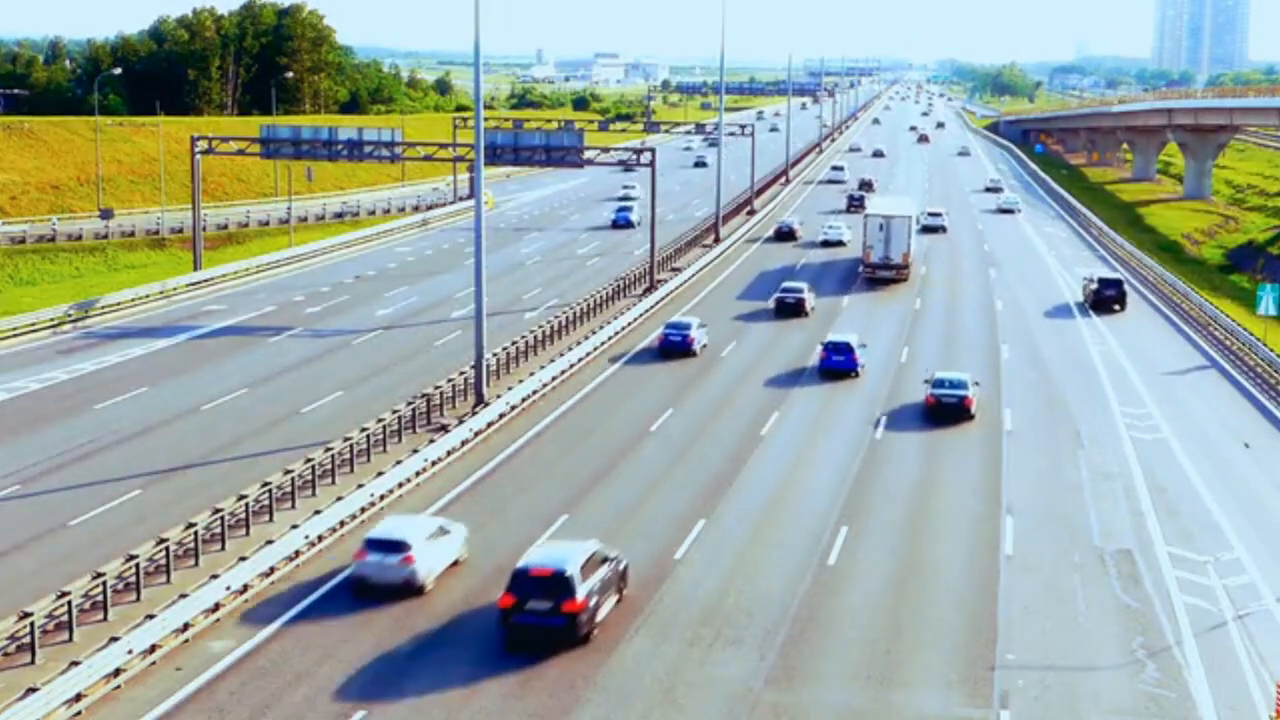
#> input picture frame 39 of data/4.mp4, 1280 x 720 px
$ python vehicle_detection.py   (older library calls are emulated)
#> lines starting #> are read from the running program, lines starting #| are printed output that depends on the picture
import cv2
import numpy as np
from KalmanFilter import KalmanFilter


class vehicle_detection(object):
    def __init__(self, STREAM_URL, skip_steps=15, replicate=False, cutoff=5000, thresh_low=15000, thresh_mid=35000, thresh_high=75000):
        """
        > a frame-stream object
        > frame object- keeping it central to entire class
        > skip_steps to take snapshots at certain steps to
          detect motion.
        """
        self.STREAM_URL = STREAM_URL
        self.cam = cv2.VideoCapture(self.STREAM_URL)
        self.frame = None
        self.bg = None
        self.skip_steps = skip_steps
        self.crop_cord = [1, 1, 100000, 100000]
        self.replicate = replicate
        self.cutoff = cutoff
        self.dist_threshold = 50
        self.vehicles = list()
        self.thresh_low = thresh_low
        self.thresh_mid = thresh_mid
        self.thresh_high = thresh_high
        self.type1_count = 0
        self.type2_count = 0
        self.type3_count = 0
        self.type4_count = 0


    # [19 lines left out: function region_selector, not called in this run]


    def get_frame(self, smooth=False):
        """
        Function to read the frames from the stream-object
        created as a class-member.
        """
#> called with smooth = False
        count = 0
        frame = None
        while count != self.skip_steps:
            frame = self.cam.read()[1]
#> frame is the input picture: shape (720, 1280, 3); mean B, G, R 167.9, 171.4, 156.9
            if smooth:
                break
            count += 1
        self.frame = frame[min(self.crop_cord[1], self.crop_cord[3]):max(self.crop_cord[1], self.crop_cord[3]),
                           min(self.crop_cord[0], self.crop_cord[2]):max(self.crop_cord[0], self.crop_cord[2])]


    def configure(self, region_selection=True):
        """
        This method is executed before running the project in full capacity.
        Here, we can define a specific region as ROI for vehicle detection and
        also specify the mode of operation- with prev_frames or specified background
        """
        if region_selection:
            self.first_click = True
            self.box_builder = self.crop_cord.copy()
            self.get_frame()
            cv2.namedWindow("region_selector")
            cv2.setMouseCallback('region_selector', self.region_selector)
            text = "(config_mode) Drag mouse to define ROI and press q when complete"
            while True:
                cv2.imshow("region_selector", self.frame)
                cv2.putText(self.frame, text, (0,50), cv2.FONT_HERSHEY_SIMPLEX, 1, (255,0,0), 2)
#> self.frame: shape (719, 1279, 3); mean B, G, R 168.2, 169.9, 155.6
                if cv2.waitKey(1) == ord('q'):
#> (key q is pressed here)
                    break
            self.cam = cv2.VideoCapture(self.STREAM_URL)
            self.crop_cord = self.box_builder.copy()
            cv2.destroyAllWindows()
        if not self.replicate:
            self.get_frame()
            frame = np.float64(self.frame)
#> frame: shape (719, 1279, 3) float64
            count = 0
            while True:
                self.get_frame(smooth=True)
#> call 3 of get_frame, with smooth = True
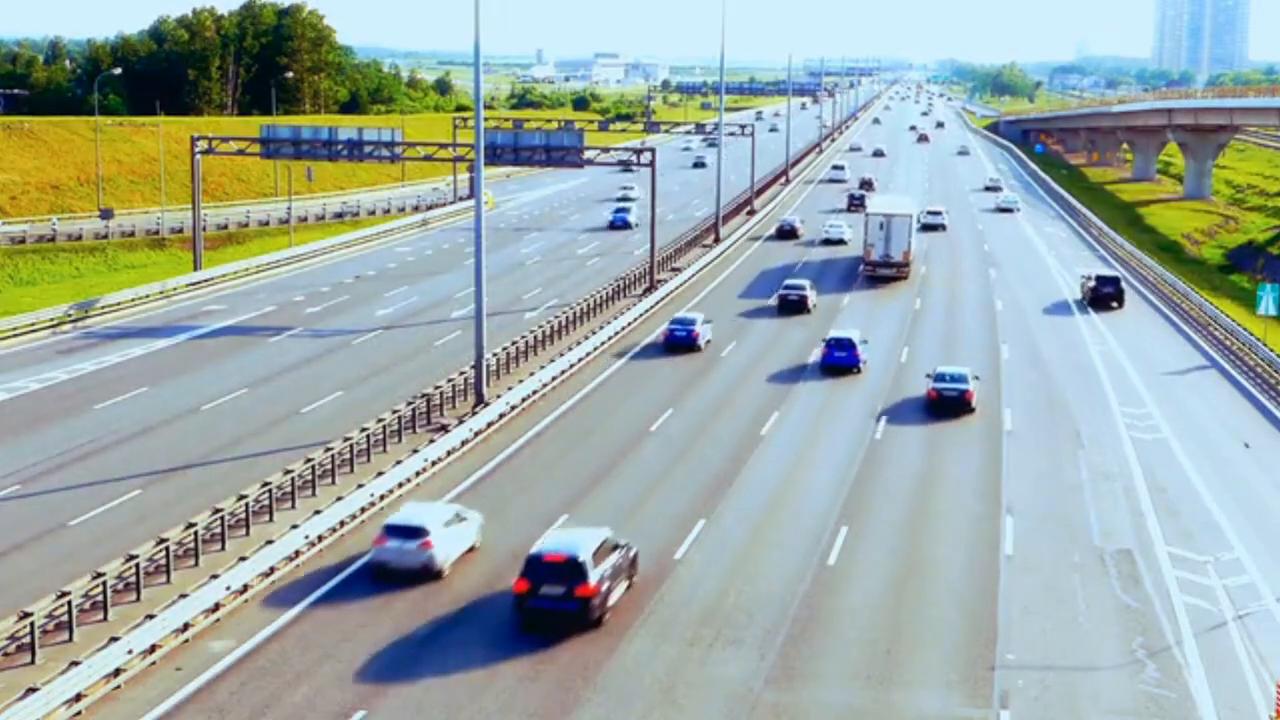
#> input picture frame 40 of data/4.mp4, 1280 x 720 px
#> in get_frame, frame is the input picture: shape (720, 1280, 3); mean B, G, R 168, 171.6, 157.2
                cv2.accumulateWeighted(np.float64(self.frame), frame, 0.009)
                frame_disp = cv2.convertScaleAbs(frame)
#> frame: shape (719, 1279, 3) float64
                text = "(bg_selection) Press q to end"
                cv2.putText(frame_disp, text, (0,50), cv2.FONT_HERSHEY_SIMPLEX, 1, (0,0,255), 2)
#> frame_disp: shape (719, 1279, 3); mean B, G, R 167.4, 170.9, 157.4
                cv2.imshow("BG Construction", frame_disp)
                if cv2.waitKey(1) == ord('q'):
#> (key q is pressed here)
                    break
                count += 1
            frame = cv2.convertScaleAbs(frame)
            frame = cv2.cvtColor(frame, cv2.COLOR_BGR2GRAY)
#> frame: shape (719, 1279)
            frame = cv2.GaussianBlur(frame, (21, 21), 0)
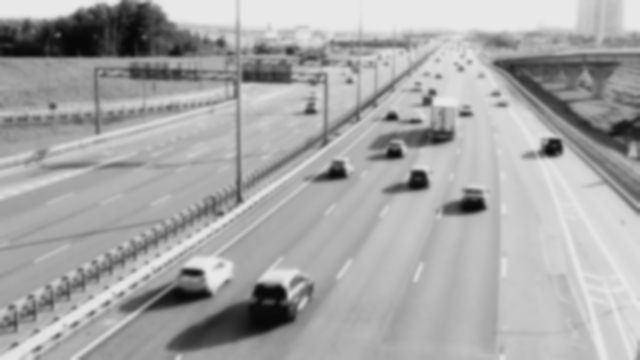
#> frame: shape (719, 1279) (shown at 1/2 size); min 7, max 233, mean 166.6
            self.bg = frame.copy()
            self.cam = cv2.VideoCapture(self.STREAM_URL)
            cv2.destroyAllWindows()


    def pre_process_frame(self):
        """
        This method applies all the pre-processing steps on the
        frame required for optimum performance.
        """
        result = cv2.cvtColor(self.frame, cv2.COLOR_BGR2GRAY)
        if self.replicate:
            result = (((result/255.0)**np.float(self.gamma))*255).astype(np.uint8)
            # [4 lines of commented-out code are left out]
        result = cv2.GaussianBlur(result, (21, 21), 0)
        return result


    # [46 lines left out: functions draw_bounding_Box, update_types, get_types, not called in this run]


    def detect_motion(self, prev_frame, frame):
        """
        This is the primary method to detect the motion between a old
        snapshot and current frame (separated by skip_steps number of frames)
        """
        # Taking absolute differece of frames at skip_steps step.
        frameDeltaLast = cv2.absdiff(prev_frame, frame)
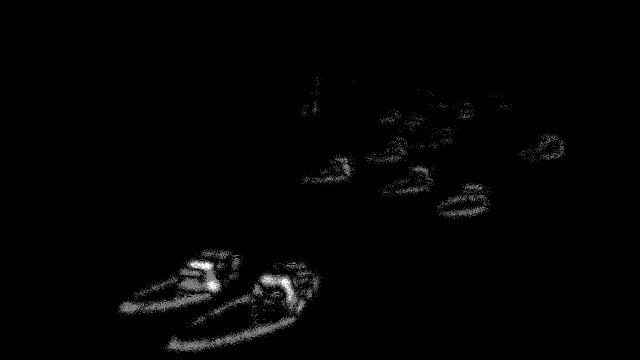
#> frameDeltaLast: shape (719, 1279) (shown at 1/2 size); min 0, max 2, mean 0.024; drawn with min black and max white
        frameDeltaLast = cv2.threshold(frameDeltaLast, 25, 255, cv2.THRESH_BINARY)[1]
#> frameDeltaLast: shape (719, 1279); every value is 0
        frameDeltaLast = cv2.dilate(frameDeltaLast, None, iterations=5)
        if not self.replicate:
            kernel = cv2.getStructuringElement(cv2.MORPH_ELLIPSE, (5, 5))
            frameDeltaLast = cv2.morphologyEx(frameDeltaLast, cv2.MORPH_CLOSE, kernel)
        contoursLast, hierL = cv2.findContours(frameDeltaLast.copy(), cv2.RETR_EXTERNAL, cv2.CHAIN_APPROX_SIMPLE)
#> contoursLast = []
        for ct in contoursLast:
            contour_area = cv2.contourArea(ct)
            (x, y, w, h) = cv2.boundingRect(ct)
            ct_area = h * w
            if (ct_area < self.cutoff) or (float(h) / w >= 1.8):
                continue
            found = False
            for i, p in enumerate(self.vehicles):
                d = np.linalg.norm(p[0]-np.array([x, y]))
                if d < self.dist_threshold:
                    min_idx = i
                    found = True
            if found:
                if self.replicate:
                    KF = self.vehicles[min_idx][1]
                    (x, y) = KF.update(np.array([x, y]).reshape(-1, 1))
                    x, y = int(x), int(y)
                self.vehicles[min_idx][0] = np.array([x, y])
                self.vehicles[min_idx][1] = KF if self.replicate else 0
                if ct_area > self.vehicles[min_idx][2]:
                    self.get_types(ct_area, self.vehicles[min_idx][2])
                    self.vehicles[min_idx][2] = ct_area
            else:
                if self.replicate:
                    KF = KalmanFilter(0.1, 1, 1, 1, 0.1, 0.1)
                    (xt, yt) = KF.update(np.array([x, y]).reshape(-1, 1))
                    self.vehicles.append([np.array([x, y]), KF, ct_area])
                else:
                    self.vehicles.append([np.array([x, y]), 0, ct_area])
                self.update_types(ct_area, mode = 1)
            self.draw_bounding_Box(frame=self.frame,
                                    contour=ct,
                                    color = (0, 255, 0),
                                    box_cord=(x, y, w, h))
#> this loop made 0 passes
#> after the loop, self.vehicles = []


    # [48 lines left out: function original_method, not called in this run]


    def modified_method(self):
        """
        This method triggers the vehicle detection based on the modified version
        with different sequence of operations.
        """
        while True:
            self.get_frame()
            frame_ppr = self.pre_process_frame()
            self.detect_motion(self.bg.copy(), frame_ppr)
            text = f"Total Count = {len(self.vehicles)}"
#> text = 'Total Count = 0'
            t1 = f"Type 1 = {self.type1_count}"
            t2 = f"Type 2 = {self.type2_count}"
            t3 = f"Type 3 = {self.type3_count}"
            t4 = f"Type 4 = {self.type4_count}"
            cv2.putText(self.frame, text, (0, 50), 0, 1, (0, 0, 255), 2)
            cv2.putText(self.frame, t1, (0, 70), 0, 0.5, (0, 0, 255), 2)
            cv2.putText(self.frame, t2, (0, 90), 0, 0.5, (0, 0, 255), 2)
            cv2.putText(self.frame, t3, (0, 110), 0, 0.5, (0, 0, 255), 2)
            cv2.putText(self.frame, t4, (0, 130), 0, 0.5, (0, 0, 255), 2)
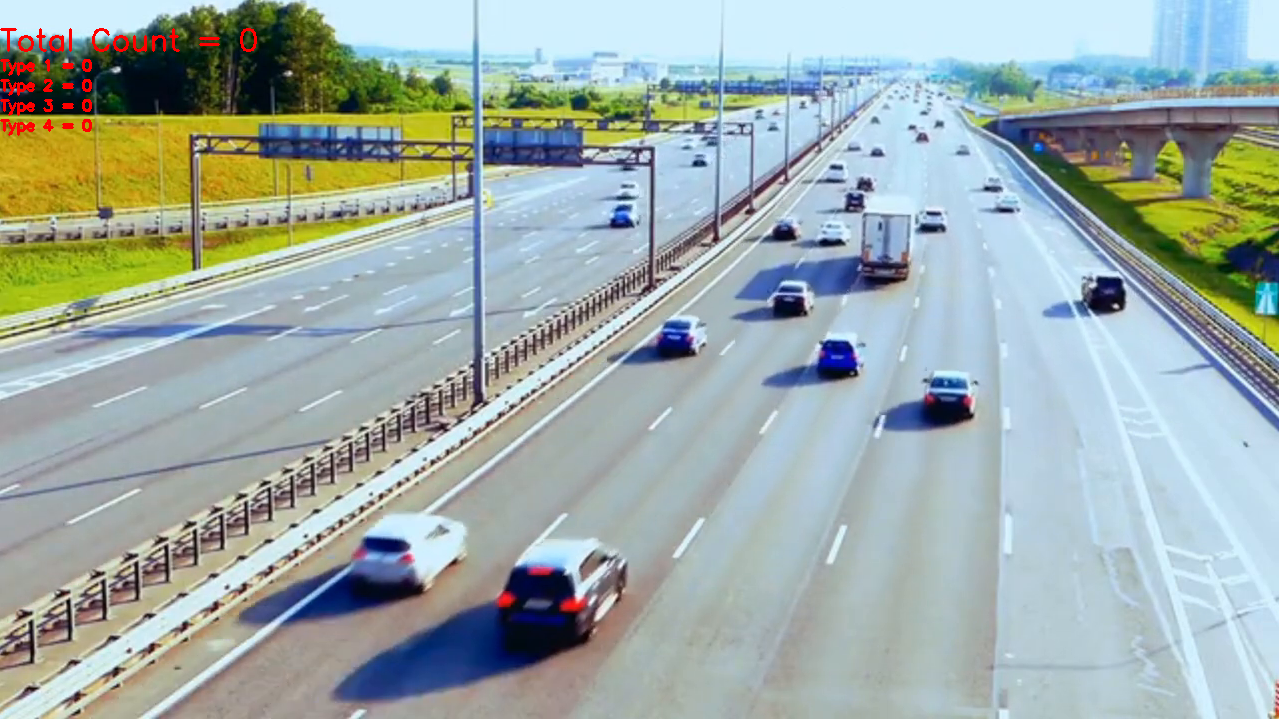
#> self.frame: shape (719, 1279, 3); mean B, G, R 167.6, 171, 157.5
            cv2.imshow("Boxed frame", self.frame)
            if cv2.waitKey(50) == ord('q'):
#> (key q is pressed here)
                print("Runner stopped")
                break
        self.cam.release()
        cv2.destroyAllWindows()


    def runner(self):
        """
        Runner function to triggered the required pipeline
        """
        if self.replicate:
            self.original_method()
        else:
            self.modified_method()


if __name__ == "__main__":
    vehicle_detection_obj = vehicle_detection(STREAM_URL="./data/4.mp4",
                                              skip_steps=1,
                                              replicate=False)
    vehicle_detection_obj.configure(True)
    vehicle_detection_obj.runner()

$ run again, starting later in the video
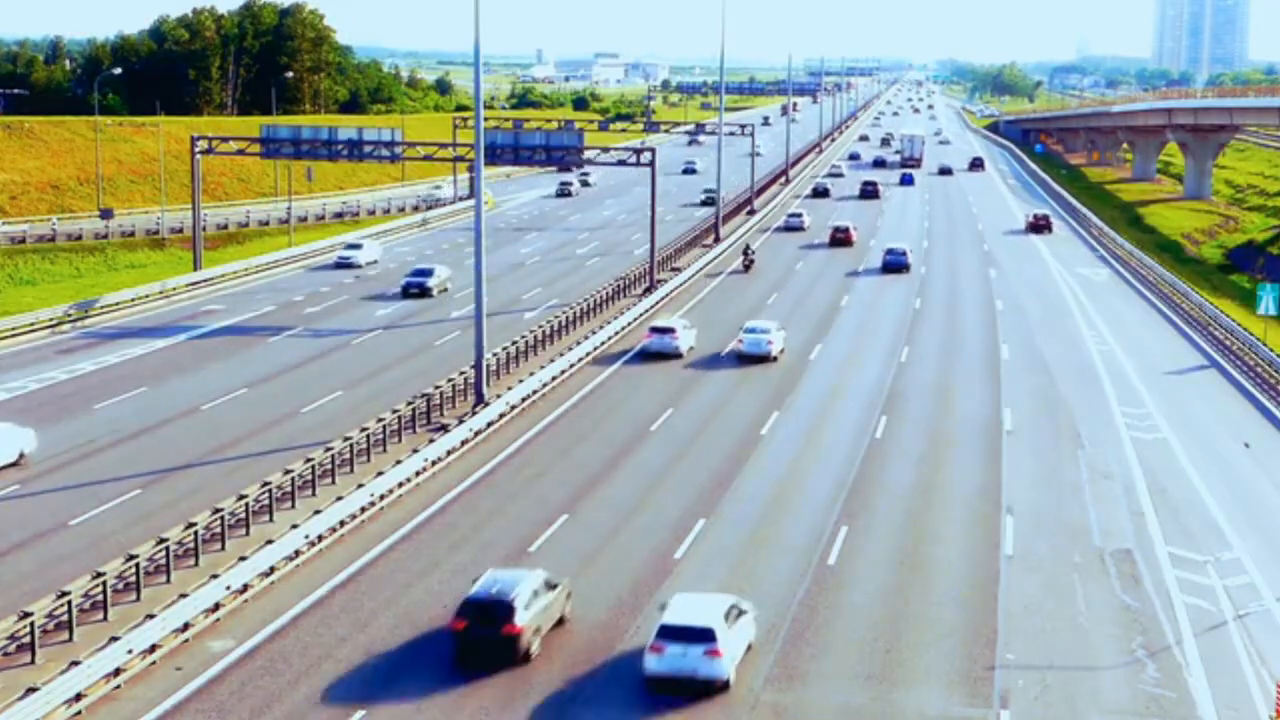
#> input picture frame 179 of data/4.mp4, 1280 x 720 px
#> in get_frame, frame is the input picture: shape (720, 1280, 3); mean B, G, R 169.9, 169.9, 156.5
#> frame_disp: shape (719, 1279, 3); mean B, G, R 169.5, 169.4, 156.9
#> in configure, `frame = cv2.GaussianBlur(frame, (21, 21), 0)`:
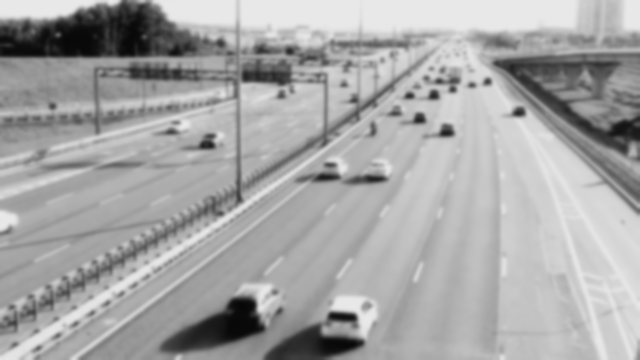
#> frame: shape (719, 1279) (shown at 1/2 size); min 7, max 233, mean 165.8
#> frameDeltaLast: shape (719, 1279); every value is 0
#> contoursLast = []
#> text = 'Total Count = 0'
#> in modified_method, `cv2.putText(self.frame, t4, (0, 130), 0, 0.5, (0, 0, 255), 2)`:
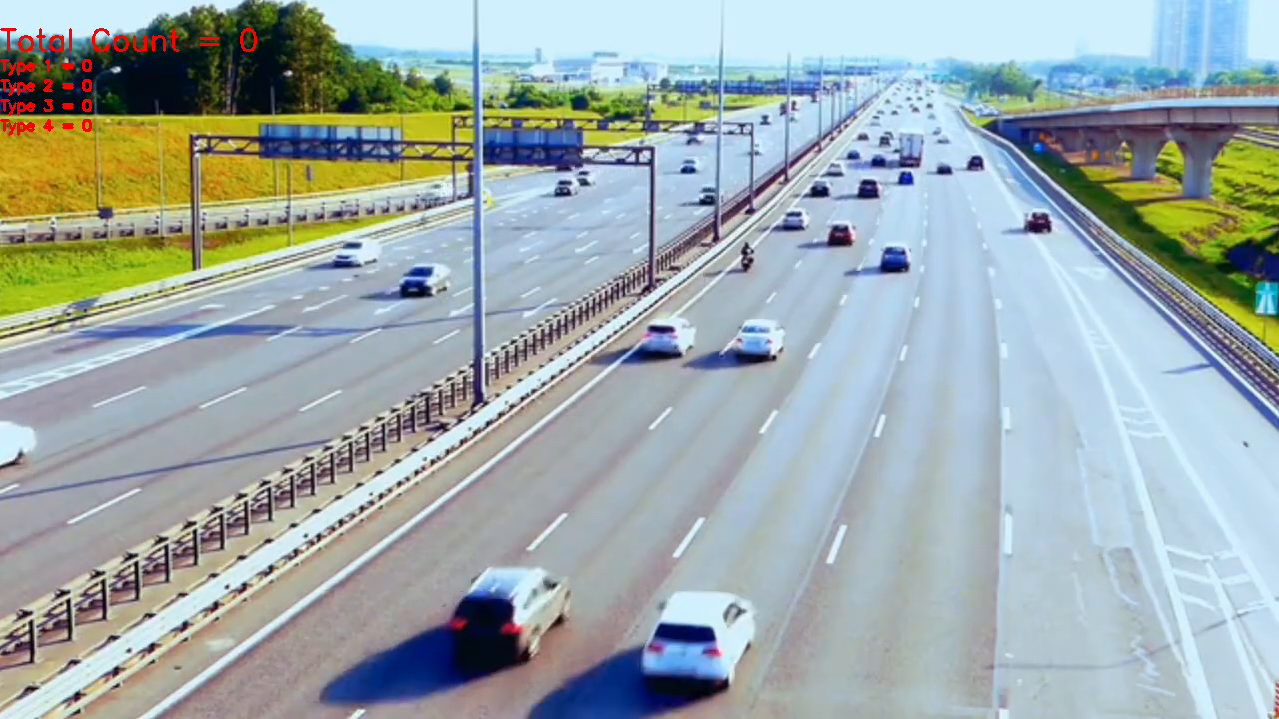
#> self.frame: shape (719, 1279, 3); mean B, G, R 169.6, 169.5, 157.1
